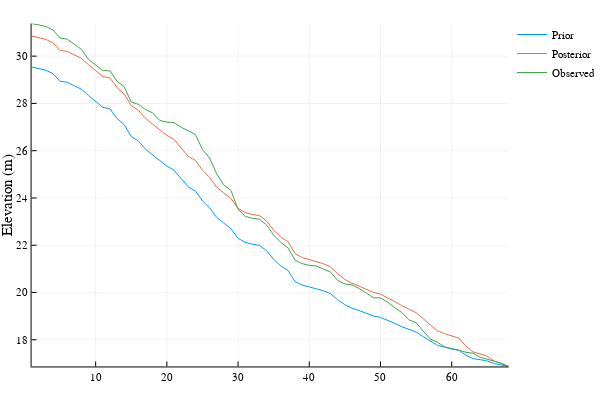

Notebook code cell kept with this figure:
### Markdown cell above
Let's compare the WSE profiles we get with the prior and posterior roughness coefficients

### Code cell
t = 148;
hprior = gvf(Qest[t], H[1, t] - z[1], S0, mean(ne), x, W[:, t]) .+ z;
hposterior = gvf(Qest[t], H[1, t] - z[1], S0, n[t], x, W[:, t]) .+ z;
plot(hprior[end:-1:1], label="Prior")
plot!(hposterior[end:-1:1], label="Posterior")
plot!(H[end:-1:1, t], label="Observed")
ylabel!("Elevation (m)")

### Figure 1 — Plotly figure (JSON) as saved in the notebook; plotly's stock layout.template omitted (floating-point values rounded to 4 significant figures)
{"data": [{"colorbar": {"title": ""}, "legendgroup": "Prior", "line": {"color": "rgba(0, 154, 250, 1.000)", "dash": "solid", "shape": "linear", "width": 1}, "mode": "lines", "name": "Prior", "showlegend": true, "type": "scatter", "x": [1, 2, 3, 4, 5, 6, 7, 8, 9, 10, 11, 12, 13, 14, 15, 16, 17, 18, 19, 20, 21, 22, 23, 24, 25, 26, 27, 28, 29, 30, 31, 32, 33, 34, 35, 36, 37, 38, 39, 40, 41, 42, 43, 44, 45, 46, 47, 48, 49, 50, 51, 52, 53, 54, 55, 56, 57, 58, 59, 60, 61, 62, 63, 64, 65, 66, 67, 68], "xaxis": "x1", "y": [29.54, 29.49, 29.4, 29.26, 28.94, 28.9, 28.76, 28.6, 28.33, 28.08, 27.83, 27.78, 27.36, 27.11, 26.6, 26.41, 26.07, 25.82, 25.57, 25.35, 25.18, 24.81, 24.47, 24.3, 23.88, 23.58, 23.17, 22.93, 22.7, 22.3, 22.12, 22.05, 22.0, 21.77, 21.4, 21.12, 20.94, 20.47, 20.32, 20.24, 20.16, 20.07, 19.95, 19.69, 19.48, 19.34, 19.24, 19.12, 19.01, 18.95, 18.83, 18.69, 18.55, 18.43, 18.32, 18.13, 17.94, 17.77, 17.69, 17.63, 17.56, 17.35, 17.2, 17.16, 17.1, 16.99, 16.93, 16.87], "yaxis": "y1"}, {"colorbar": {"title": ""}, "legendgroup": "Posterior", "line": {"color": "rgba(227, 111, 71, 1.000)", "dash": "solid", "shape": "linear", "width": 1}, "mode": "lines", "name": "Posterior", "showlegend": true, "type": "scatter", "x": [1, 2, 3, 4, 5, 6, 7, 8, 9, 10, 11, 12, 13, 14, 15, 16, 17, 18, 19, 20, 21, 22, 23, 24, 25, 26, 27, 28, 29, 30, 31, 32, 33, 34, 35, 36, 37, 38, 39, 40, 41, 42, 43, 44, 45, 46, 47, 48, 49, 50, 51, 52, 53, 54, 55, 56, 57, 58, 59, 60, 61, 62, 63, 64, 65, 66, 67, 68], "xaxis": "x1", "y": [30.85, 30.79, 30.71, 30.57, 30.24, 30.2, 30.07, 29.91, 29.64, 29.38, 29.14, 29.08, 28.67, 28.41, 27.9, 27.71, 27.37, 27.12, 26.87, 26.65, 26.48, 26.11, 25.76, 25.59, 25.17, 24.87, 24.45, 24.21, 23.97, 23.56, 23.38, 23.3, 23.25, 23.02, 22.64, 22.34, 22.15, 21.65, 21.48, 21.4, 21.31, 21.22, 21.08, 20.79, 20.56, 20.39, 20.27, 20.13, 20.0, 19.93, 19.79, 19.62, 19.44, 19.28, 19.15, 18.89, 18.63, 18.38, 18.26, 18.17, 18.07, 17.73, 17.48, 17.4, 17.3, 17.1, 16.99, 16.87], "yaxis": "y1"}, {"colorbar": {"title": ""}, "legendgroup": "Observed", "line": {"color": "rgba(62, 164, 78, 1.000)", "dash": "solid", "shape": "linear", "width": 1}, "mode": "lines", "name": "Observed", "showlegend": true, "type": "scatter", "x": [1, 2, 3, 4, 5, 6, 7, 8, 9, 10, 11, 12, 13, 14, 15, 16, 17, 18, 19, 20, 21, 22, 23, 24, 25, 26, 27, 28, 29, 30, 31, 32, 33, 34, 35, 36, 37, 38, 39, 40, 41, 42, 43, 44, 45, 46, 47, 48, 49, 50, 51, 52, 53, 54, 55, 56, 57, 58, 59, 60, 61, 62, 63, 64, 65, 66, 67, 68], "xaxis": "x1", "y": [31.38, 31.31, 31.26, 31.11, 30.77, 30.72, 30.51, 30.29, 29.86, 29.61, 29.39, 29.38, 28.94, 28.71, 28.06, 27.96, 27.74, 27.6, 27.28, 27.21, 27.19, 26.99, 26.84, 26.69, 26.05, 25.69, 25.02, 24.55, 24.32, 23.52, 23.22, 23.14, 23.1, 22.86, 22.43, 22.12, 21.89, 21.37, 21.22, 21.15, 21.12, 21, 20.86, 20.51, 20.36, 20.32, 20.17, 19.98, 19.78, 19.77, 19.59, 19.36, 19.15, 18.84, 18.72, 18.37, 18.03, 17.9, 17.7, 17.6, 17.56, 17.47, 17.43, 17.26, 17.19, 17.09, 17, 16.87], "yaxis": "y1"}], "layout": {"annotations": [], "height": 400, "legend": {"bgcolor": "rgba(255, 255, 255, 1.000)", "bordercolor": "rgba(0, 0, 0, 1.000)", "font": {"color": "rgba(0, 0, 0, 1.000)", "family": "sans-serif", "size": 11}, "tracegroupgap": 0, "x": 1, "y": 1}, "margin": {"b": 20, "l": 0, "r": 0, "t": 20}, "paper_bgcolor": "rgba(255, 255, 255, 1.000)", "plot_bgcolor": "rgba(255, 255, 255, 1.000)", "showlegend": true, "width": 600, "xaxis": {"anchor": "y1", "domain": [0.06165, 0.9934], "gridcolor": "rgba(0, 0, 0, 0.100)", "gridwidth": 0.5, "linecolor": "rgba(0, 0, 0, 1.000)", "mirror": false, "range": [1, 68], "showgrid": true, "showline": true, "showticklabels": true, "tickangle": 0, "tickcolor": "rgb(0, 0, 0)", "tickfont": {"color": "rgba(0, 0, 0, 1.000)", "family": "sans-serif", "size": 11}, "tickmode": "array", "ticks": "inside", "ticktext": ["10", "20", "30", "40", "50", "60"], "tickvals": [10, 20, 30, 40, 50, 60], "title": "", "titlefont": {"color": "rgba(0, 0, 0, 1.000)", "family": "sans-serif", "size": 15}, "type": "-", "visible": true, "zeroline": false, "zerolinecolor": "rgba(0, 0, 0, 1.000)"}, "yaxis": {"anchor": "x1", "domain": [0.03762, 0.9902], "gridcolor": "rgba(0, 0, 0, 0.100)", "gridwidth": 0.5, "linecolor": "rgba(0, 0, 0, 1.000)", "mirror": false, "range": [16.87, 31.38], "showgrid": true, "showline": true, "showticklabels": true, "tickangle": 0, "tickcolor": "rgb(0, 0, 0)", "tickfont": {"color": "rgba(0, 0, 0, 1.000)", "family": "sans-serif", "size": 11}, "tickmode": "array", "ticks": "inside", "ticktext": ["18", "20", "22", "24", "26", "28", "30"], "tickvals": [18, 20, 22, 24, 26, 28, 30], "title": "Elevation (m)", "titlefont": {"color": "rgba(0, 0, 0, 1.000)", "family": "sans-serif", "size": 15}, "type": "-", "visible": true, "zeroline": false, "zerolinecolor": "rgba(0, 0, 0, 1.000)"}}}
